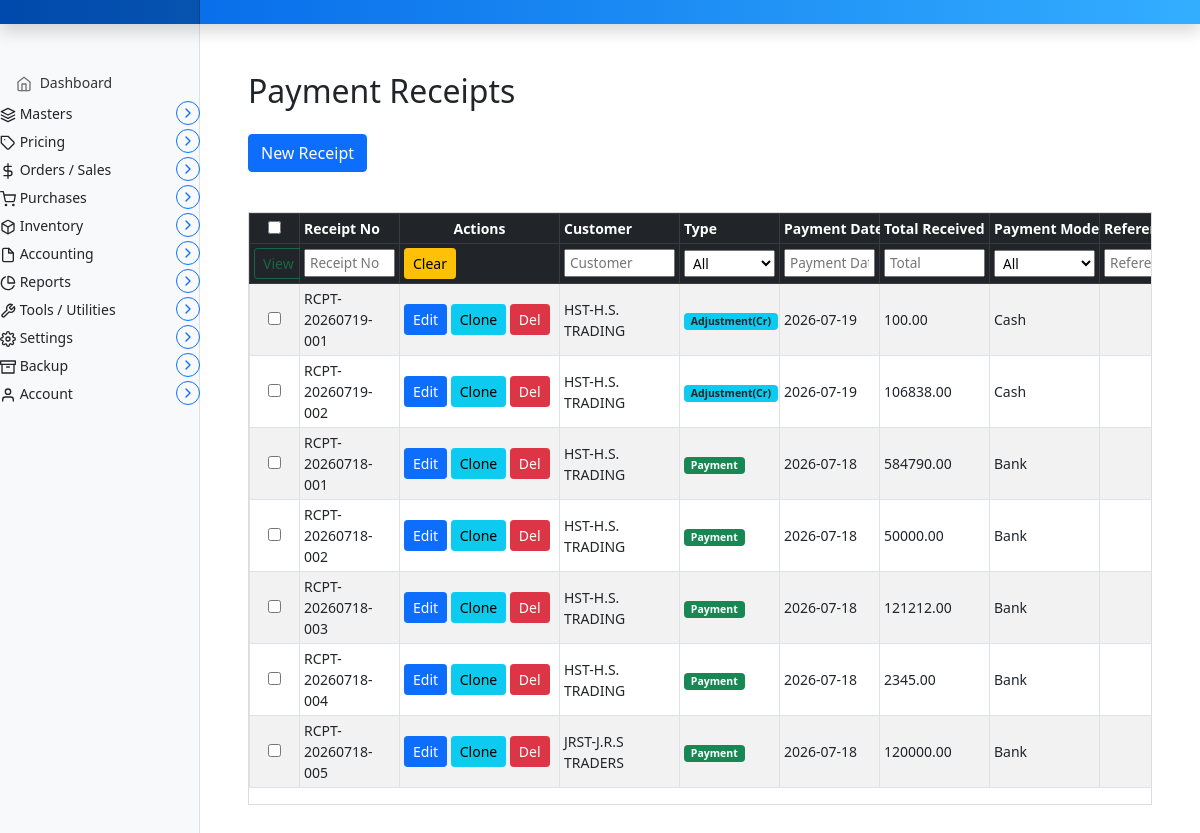
The page /invoice/payment-receipts on the database as committed earlier.
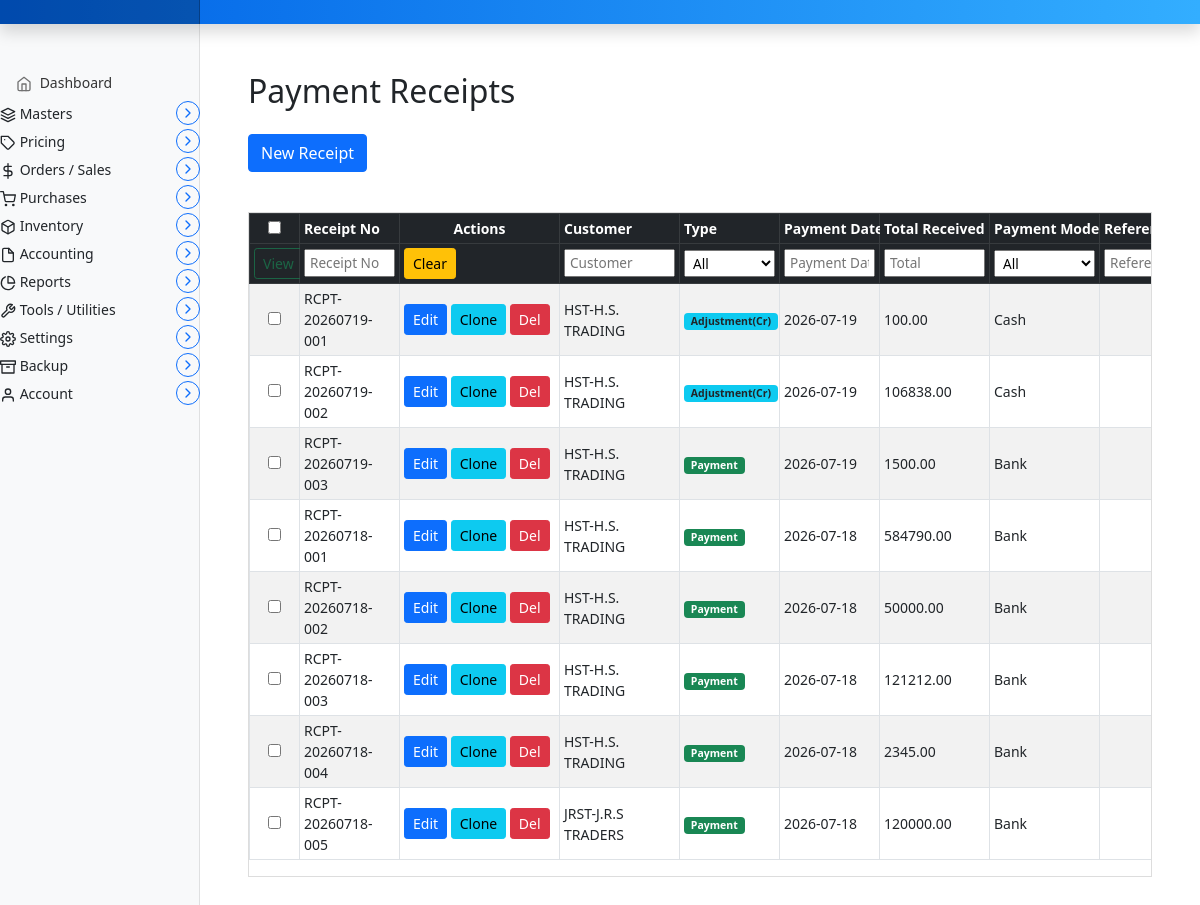
The same page on the database as committed later.
### marania_invoice_app/models.py (models this page shows, shortened)
class PaymentReceipt(models.Model):
    PAYMENT_MODE_CHOICES = [
        ('Cash', 'Cash'), ('Bank', 'Bank'),
        ('Cheque', 'Cheque'), ('UPI', 'UPI'),
    ]
    ALLOCATION_STATUS_CHOICES = [
        ('Unallocated', 'Unallocated'),
        ('Partially Allocated', 'Partially Allocated'),
        ('Fully Allocated', 'Fully Allocated'),
    ]
    payment_id = models.AutoField(primary_key=True)
    receipt_no = models.CharField(max_length=50, unique=True)
    customer = models.ForeignKey(
        Parties, to_field='code', on_delete=models.DO_NOTHING,
        related_name='payment_receipts', db_constraint=False)
    payment_date = models.DateField()
    total_received = models.DecimalField(max_digits=18, decimal_places=2)
    payment_mode = models.CharField(max_length=20, choices=PAYMENT_MODE_CHOICES)
    reference_no = models.CharField(max_length=100, blank=True, null=True)
    transaction_type = models.CharField(max_length=20,
        choices=[
            ('Payment', 'Payment'),
            ('Adjustment(Cr)', 'Adjustment(Cr)'),
            ('Adjustment(Dr)', 'Adjustment(Dr)'),
        ],
        default='Payment')
    allocation_status = models.CharField(
        max_length=20, choices=ALLOCATION_STATUS_CHOICES, default='Unallocated')
    remarks = models.TextField(blank=True, null=True)
    updated_at = models.DateTimeField(auto_now=True)
    class Meta:
        ordering = ['-payment_date']

class Parties(models.Model):
    code = models.CharField(max_length=50, unique=True, primary_key=True)
    name = models.CharField(max_length=255)
    gst = models.CharField(max_length=20, blank=True, null=True)
    phone = models.CharField(max_length=50, blank=True, null=True)
    email = models.EmailField(blank=True, null=True)
    address_bill_to = models.TextField(blank=True, null=True)
    address_ship_to = models.TextField(blank=True, null=True)
    is_within_state = models.BooleanField(default=True)
    roles = models.ManyToManyField('PartyRole', blank=True, db_constraint=False)
    created_at = models.DateTimeField(auto_now_add=True)   # automatically set on creation
    updated_at = models.DateTimeField(auto_now=True)       # automatically set on update
    def __str__(self):
        return f"{self.code}-{self.name}"

### marania_invoice_app/views.py (the view, shortened to what this page needs)
# urls.py: path('payment-receipts', views.payment_receipt_entry, name='payment_receipt_entry'),
def payment_receipt_entry(request):
    receipts = PaymentReceipt.objects.all()
    parties = Parties.objects.all()
    invoices = Invoice.objects.all()
    receipts_json = []
    for r in receipts:
        receipts_json.append({
            'payment_id': r.payment_id,
            'receipt_no': r.receipt_no or '',
            'customer': str(r.customer) if r.customer else '',
            'customer_code': r.customer.code if r.customer else '',
            'payment_date': str(r.payment_date) if r.payment_date else '',
            'total_received': str(r.total_received) if r.total_received else '',
            'transaction_type': r.transaction_type or 'Payment',
            'payment_mode': r.payment_mode or '',
            'reference_no': r.reference_no or '',
            'allocation_status': r.allocation_status or 'Unallocated',
            'remarks': r.remarks or '',
        })
    from django.db.models import Sum, Q
    customer_balance = {}
    for p in parties:
        code = p.code
        inv_total = Invoice.objects.filter(customer_code=code).aggregate(
            total=Sum('gross_total'))['total'] or 0
        alloc_total = PaymentAllocation.objects.filter(
            invoice__customer_code=code
        ).aggregate(total=Sum('allocated_amount'))['total'] or 0
        ob_debit = OpeningBalance.objects.filter(
            customer__code=code, balance_type='Debit'
        ).aggregate(total=Sum('amount'))['total'] or 0
        ob_credit = OpeningBalance.objects.filter(
            customer__code=code, balance_type='Credit'
        ).aggregate(total=Sum('amount'))['total'] or 0
        ob_net = ob_debit - ob_credit
        balance = ob_net + inv_total - alloc_total
        customer_balance[code] = float(balance)
    return render(request, 'marania_invoice_app/payment_receipt_entry.html', {
        'receipts': receipts,
        'receipts_json': json.dumps(receipts_json),
        'parties': parties,
        'customer_balance_json': json.dumps(customer_balance),
    })

### templates/marania_invoice_app/payment_receipt_entry.html (shortened to what the changed rows need)
{% extends 'partials/base.html' %}
{% load static %}
{% block main %}
<main class="col-md-9 ms-sm-auto col-lg-10 px-md-4">
  <div class="container my-5">
    <h2 class="mb-4">Payment Receipts</h2>
    <div class="receipts-list mt-4">
      {% if receipts %}
        <div class="table-responsive invoice-table-wrapper">
          <table id="receipts-table" class="table table-striped table-hover table-bordered table-sm align-middle">
            <colgroup>
            </colgroup>
            <thead class="table-dark">
              <tr>
                <th scope="col" style="width:40px"><input type="checkbox" id="select-all" onchange="toggleAllCheckboxes(this)"></th>
                <th scope="col">Receipt No</th>
                <th scope="col" class="col-actions">Actions</th>
                <th scope="col">Customer</th>
                <th scope="col">Type</th>
                <th scope="col">Payment Date</th>
                <th scope="col">Total Received</th>
                <th scope="col">Payment Mode</th>
                <th scope="col">Reference No</th>
              </tr>
              <tr id="receipts-filter-row">
                <th>
                  <button type="button" class="btn btn-outline-success btn-sm" id="viewSelectedBtn" onclick="viewSelected()" disabled>View</button>
                </th>
                <th><input class="filter-input" placeholder="Receipt No"></th>
                <th>
                  <button class="btn btn-warning btn-sm" id="clear-filters">Clear</button>
                </th>
                <th><input class="filter-input" placeholder="Customer" list="filter_customer_list"></th>
                <th>
                  <select class="filter-select">
                    <option value="">All</option>
                  </select>
                </th>
                <th><input class="filter-input" placeholder="Payment Date"></th>
                <th><input class="filter-input" placeholder="Total"></th>
                <th>
                  <select class="filter-select">
                    <option value="">All</option>
                  </select>
                </th>
                <th><input class="filter-input" placeholder="Reference"></th>
              </tr>
            </thead>
            <tbody>
              {% for r in receipts %}
                <tr>
                  <td><input type="checkbox" class="row-checkbox" value="{{ r.payment_id }}" onchange="updateViewBtn()"></td>
                  <td>{{ r.receipt_no }}</td>
                  <td>
                    <a href="javascript:void(0);" onclick="loadReceipt('{{ r.payment_id }}')" class="btn btn-sm btn-primary">
                       Edit
                    </a>
                    <a href="javascript:void(0);" onclick="cloneReceipt('{{ r.payment_id }}')" class="btn btn-sm btn-info">
                       Clone
                    </a>
                    <form method="POST" action="{% url 'payment_receipt_entry' %}" style="display:inline;" onsubmit="return confirm('Delete this receipt?')">
                      <button type="submit" class="btn btn-sm btn-danger">
                         Del
                      </button>
                    </form>
                  </td>
                  <td>{{ r.customer }}</td>
                  <td>
                    <span class="badge {% if r.transaction_type == 'Payment' %}bg-success{% elif r.transaction_type == 'Adjustment(Cr)' %}bg-info text-dark{% elif r.transaction_type == 'Adjustment(Dr)' %}bg-warning text-dark{% endif %}">
                      {{ r.transaction_type|default:'Payment' }}
                    </span>
                  </td>
                  <td>{{ r.payment_date|date:"Y-m-d" }}</td>
                  <td>{{ r.total_received }}</td>
                  <td>{{ r.payment_mode }}</td>
                  <td>{{ r.reference_no|default:"" }}</td>
                </tr>
              {% endfor %}
            </tbody>
          </table>
        </div>
      {% else %}
        <p class="text-muted">No payment receipts found.</p>
      {% endif %}
    </div>
  </div>
</main>
{% endblock %}

Rows that differ between the two databases and show on the page:
added PaymentReceipt: receipt_no "RCPT-20260719-003", customer "HST-H.S. TRADING", transaction_type "Payment", payment_date "2026-07-19", total_received "1500.00", payment_mode "Bank"
